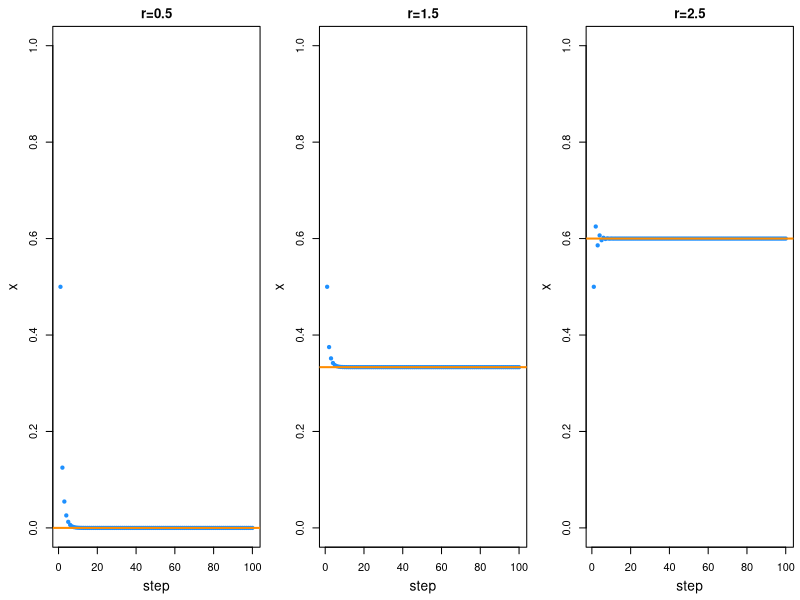
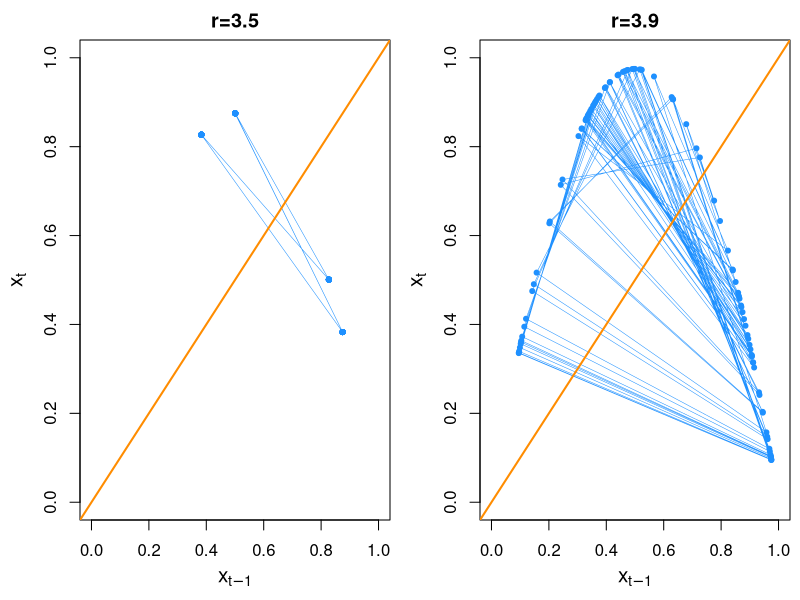
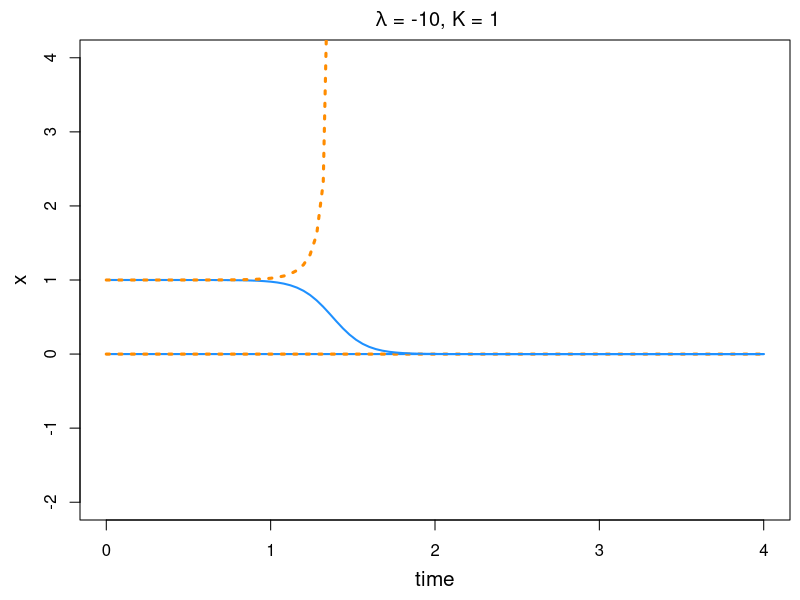
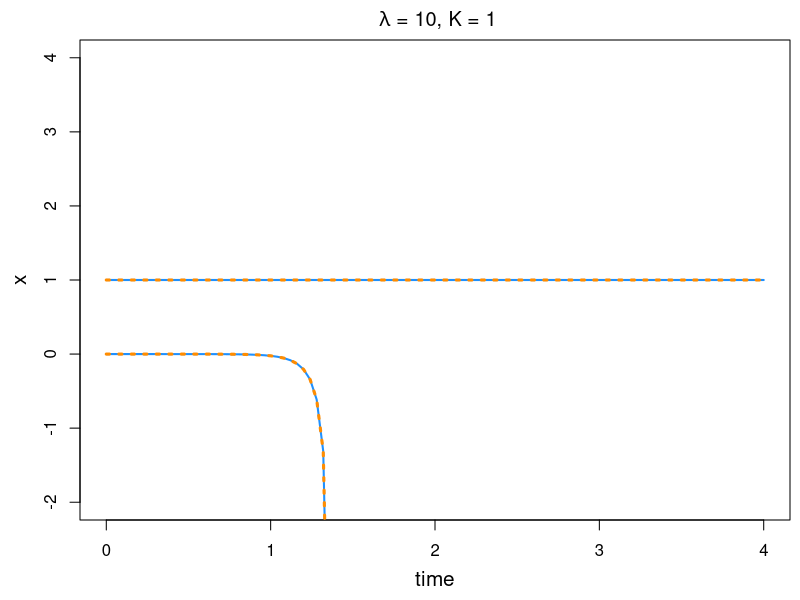

Recreate these plots in R, in order.
## ---- chunk 1
#knitr::opts_chunk$set(echo = TRUE)
#source("draw_matrix.R")
## ---- chunk 2
getRep <- function(init, steps, r) {
  x <- rep(0, steps)
  x[1] <- init
  for (i in 2:steps) {
    x[i] <- r * x[i - 1] * (1 - x[i - 1])
  }
  return(x)
}

steps = 100
x1 = getRep(0.5, steps, 0.5)
x2 = getRep(0.5, steps, 1.5)
x3 = getRep(0.5, steps, 2.5)

par(mar = c(4, 4, 2, 0.5)) # margin size
par(mgp = c(2.5, 1, 0)) # axis localtion
par(cex.lab = 1.25) # size of y axis label 
par(mfrow=c(1,3)) # 1x3 fig


plot(x1, xlab = "step", ylab = "x", main = "r=0.5", col = "dodgerblue",
     pch = 20, ylim = c(0, 1))
abline(h = 0, col = "#ff8c00", lwd = 2)

plot(x2, xlab = "step", ylab = "x", main = "r=1.5", col = "dodgerblue",
     pch = 20, ylim = c(0, 1))
abline(h = 1/3, col = "#ff8c00", lwd = 2)

plot(x3, xlab = "step", ylab = "x", main = "r=2.5", col = "dodgerblue",
     pch = 20, ylim = c(0, 1))
abline(h = 3/5, col = "#ff8c00", lwd = 2)
## ---- chunk 3
x = getRep(0.5, 100, 3.5)
xstm1 <- x[-length(x)]
xst <- x[-1]
y = getRep(0.5, 100, 3.9)
ystm1 <- y[-length(y)]
yst <- y[-1]

par(mar = c(4, 4, 2, 0.5)) # margin size
par(mgp = c(2.5, 1, 0)) # axis localtion
par(cex.lab = 1.25) # size of y axis label 
par(mfrow=c(1,2)) # 1x2

plot(xstm1, xst, xlab = expression(x[t - 1]), ylab = expression(x[t]),
     main = "r=3.5", col = "dodgerblue", pch = 20, xlim = c(0, 1), 
     ylim = c(0,1))
lines(xstm1, xst, col = "dodgerblue", lwd = 0.5)
abline(b = 1, a = 0, col = "#ff8c00", lwd = 2)

plot(ystm1, yst, xlab = expression(x[t - 1]), ylab = expression(x[t]),
     main = "r=3.9", col = "dodgerblue", pch = 20, xlim = c(0, 1), 
     ylim = c(0,1))
lines(ystm1, yst, col = "dodgerblue", lwd = 0.5)
abline(b = 1, a = 0, col = "#ff8c00", lwd = 2)
## ---- chunk 4
library(deSolve)
k = 1
lambda = -10
parms <- c()
my.atol <- c(1e-06)
times <- c(0:100)/25
sdiffeqns <- function(t, s, parms) {
  sd1 <- lambda * s[1] * (1 - s[1]/k)
  list(c(sd1))
}

# just below 0
out1m <- lsoda(c(0 - 1e-06), times, sdiffeqns, rtol = 1e-10, atol = my.atol)
# just above 0
out1p <- lsoda(c(0 + 1e-06), times, sdiffeqns, rtol = 1e-10, atol = my.atol)
# just below k
out2m <- lsoda(c(k - 1e-06), times, sdiffeqns, rtol = 1e-10, atol = my.atol)
# just above k
out2p <- lsoda(c(k + 1e-06), times, sdiffeqns, rtol = 1e-10, atol = my.atol)

plot(out1m, xlab = "time", ylab = "x", col = "dodgerblue", lty = 1, lwd = 2, 
     ylim = c(-2, 4), xlim = c(0, 4),
     main = expression(" "*lambda*" = -10, "*K*" = 1"))
lines(out1m, col = "#ff8c00", lty = 3, lwd = 3)
lines(out2m, col = "dodgerblue", lty = 1, lwd = 2)
lines(out2p, col = "#ff8c00", lty = 3, lwd = 3)
## ---- chunk 5
library(deSolve)
k = 1
lambda = 10
parms <- c()
my.atol <- c(1e-06)
times <- c(0:100)/25
sdiffeqns <- function(t, s, parms) {
  sd1 <- lambda * s[1] * (1 - s[1]/k)
  list(c(sd1))
}

# just below 0
out1m <- lsoda(c(0 - 1e-06), times, sdiffeqns, rtol = 1e-10, atol = my.atol)
# just above 0
out1p <- lsoda(c(0 + 1e-06), times, sdiffeqns, rtol = 1e-10, atol = my.atol)
# just below k
out2m <- lsoda(c(k - 1e-06), times, sdiffeqns, rtol = 1e-10, atol = my.atol)
# just above k
out2p <- lsoda(c(k + 1e-06), times, sdiffeqns, rtol = 1e-10, atol = my.atol)

out1m <- lsoda(c(0 - 1e-06), times, sdiffeqns, rtol = 1e-10, atol = my.atol)
out1p <- lsoda(c(0 + 1e-06), times, sdiffeqns, rtol = 1e-10, atol = my.atol)
out2m <- lsoda(c(k - 1e-06), times, sdiffeqns, rtol = 1e-10, atol = my.atol)
out2p <- lsoda(c(k + 1e-06), times, sdiffeqns, rtol = 1e-10, atol = my.atol)
plot(out1m, xlab = "time", ylab = "x", col = "dodgerblue", lty = 1, lwd = 2, 
     ylim = c(-2, 4), xlim = c(0, 4),
     main = expression(" "*lambda*" = 10, "*K*" = 1"))
lines(out1m, col = "#ff8c00", lty = 3, lwd = 3)
lines(out2m, col = "dodgerblue", lty = 1, lwd = 2)
lines(out2p, col = "#ff8c00", lty = 3, lwd = 3)
